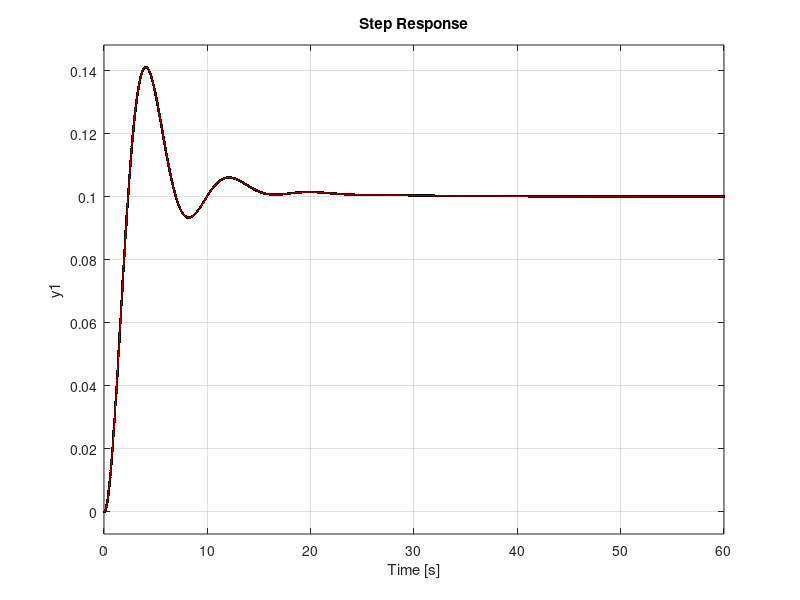

The MATLAB source for this figure:
%Sistema de suspension vehicular simplificado
clear
close all
clc

%parametros
b=500;
k1=300;
k2=50;
m1=10;
m2=400;

%h=tf(k1*[m2 b k2 0],[m1*m2 m1*b+m2*b m1*k2+m2*k2+m2*k1 b*k1 k1*k2]);
h=tf(k1*[b k2],[m1*m2 m1*b+m2*b m1*k2+m2*k2+m2*k1 b*k1 k1*k2]);
[p z]=pzmap(h)


step(0.1*h,'.k')

A=[0 0 1 0;
   0 0 0 1;
   -(k1+k2)/m1 k2/m1 -b/m1 b/m1;
   k2/m2 -k2/m2 b/m2 -b/m2];
B=[0 0 k1/m1 0]';
C=[0 1 0 0];
D=[0];

hs=ss(A,B,C,D)
hold on
step(0.1*hs,'-r')